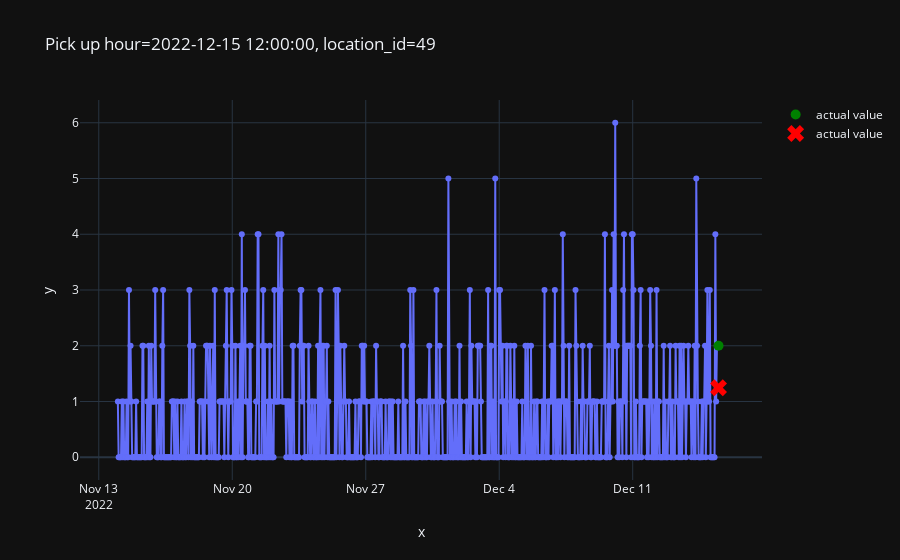

Notebook code for this chart:
### Code cell
from src.plot import plot_one_sample

plot_one_sample(
    features=X_test,
    targets=y_test,
    example_id=2979,
    predictions=pd.Series(predictions)
)

### Figure 1 — Plotly figure (JSON) as saved in the notebook; plotly's stock layout.template omitted (floating-point values rounded to 4 significant figures; data arrays with more than 128 entries replaced by an {"elided": "..."} marker saying what was removed)
{"data": [{"hovertemplate": "x=%{x}<br>y=%{y}<extra></extra>", "legendgroup": "", "line": {"color": "#636efa", "dash": "solid"}, "marker": {"symbol": "circle"}, "mode": "lines+markers", "name": "", "orientation": "v", "showlegend": false, "type": "scatter", "x": {"elided": "757 str values"}, "xaxis": "x", "y": {"elided": "757 float values"}, "yaxis": "y"}, {"line": {"color": "green"}, "marker": {"size": 10}, "mode": "markers", "name": "actual value", "type": "scatter", "x": ["2022-12-15T12:00:00.000000000"], "y": [2]}, {"line": {"color": "red"}, "marker": {"size": 15, "symbol": "x"}, "mode": "markers", "name": "actual value", "type": "scatter", "x": ["2022-12-15T12:00:00.000000000"], "y": [1.247]}], "layout": {"legend": {"tracegroupgap": 0}, "title": {"text": "Pick up hour=2022-12-15 12:00:00, location_id=49"}, "xaxis": {"anchor": "y", "domain": [0, 1], "title": {"text": "x"}}, "yaxis": {"anchor": "x", "domain": [0, 1], "title": {"text": "y"}}}}
